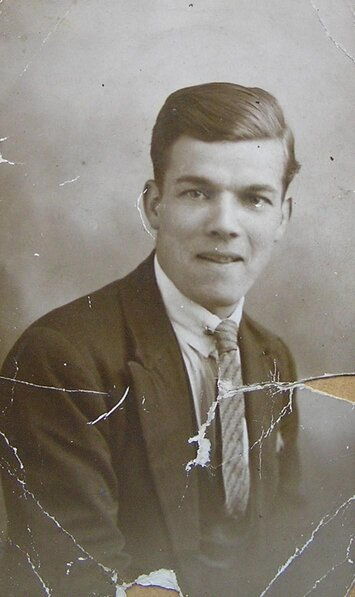
#> input picture source/test3.jpg, 355 x 597 px
$ python test3.py
#> lines starting #> are read from the running program, lines starting #| are printed output that depends on the picture; after the words box and inside, x2 and y2 are one past the last pixel; in counts of white or black regions, pixels touching at a corner belong together
import cv2
import numpy as np
from matplotlib import pyplot as plt


images= cv2.imread('source/test3.jpg')
#> images is the input picture: shape (597, 355, 3); mean B, G, R 121.1, 130.7, 136.6
img= cv2.fastNlMeansDenoisingColored(images,None,5,10,7,21)


# [11 lines of commented-out code are left out]

while True:
    hsv = cv2.cvtColor(img,cv2.COLOR_BGR2HSV)
#> hsv: shape (597, 355, 3); mean H, S, V 19.4, 40.6, 136.7

    # [10 lines of commented-out code are left out]
    lower = np.array([0,0,0])
    upper = np.array([179,255,59])
    # print(h_min,h_max,s_min,s_max,v_min,v_max)
    mask = cv2.inRange(hsv, lower, upper)
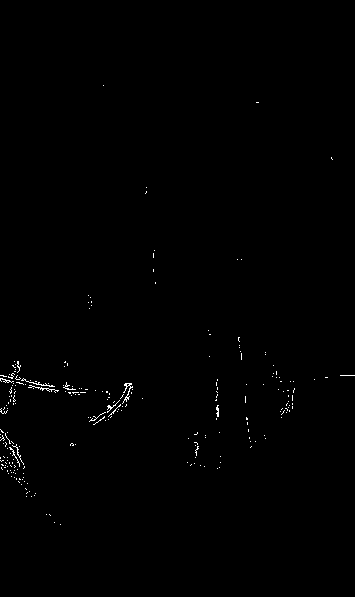
#> mask: shape (597, 355); 0.44% white in thin lines or dots, all inside (x1, y1, x2, y2) = (0, 85, 355, 525)
    # [6 lines of commented-out code are left out]
    imggray = cv2.cvtColor(img,cv2.COLOR_BGR2GRAY)
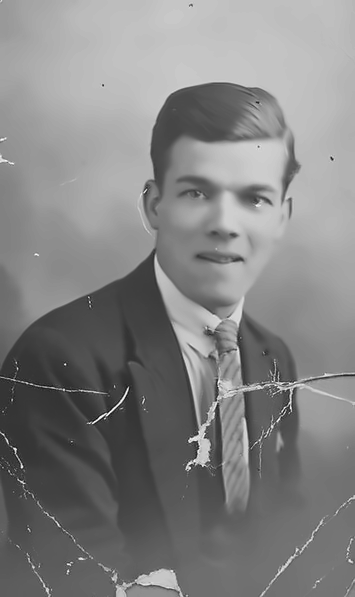
#> imggray: shape (597, 355); min 5, max 253, mean 131.1
    ret, thresh1 = cv2.threshold(mask, 100, 255, cv2.THRESH_BINARY)
    imgblur = cv2.GaussianBlur(mask,(7,7),1)
    imgcanny = cv2.Canny(imgblur,100,250)
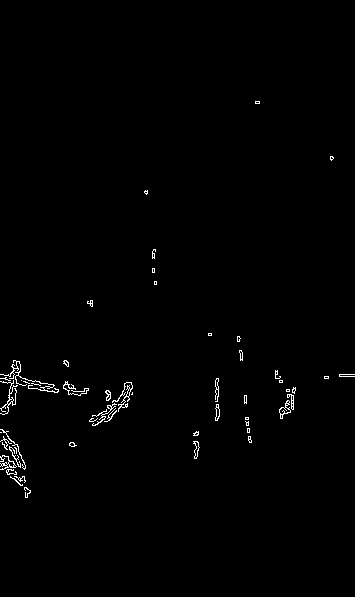
#> imgcanny: shape (597, 355); 0.84% white in thin lines or dots, all inside (x1, y1, x2, y2) = (0, 101, 355, 498)
    kernel = np.ones((5, 5), np.uint8)
    dilate = cv2.dilate(imgcanny, kernel,iterations=3)
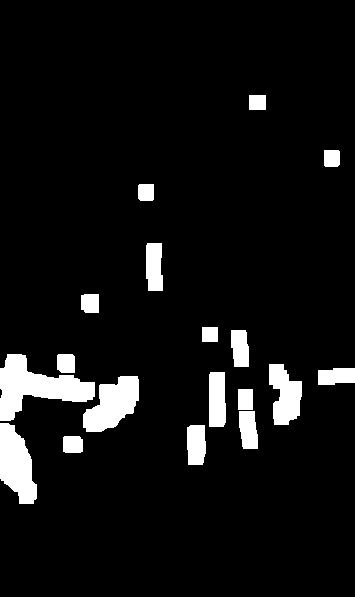
#> dilate: shape (597, 355); 7% white; 18 white regions, largest, box (x1, y1, x2, y2) and area: (0, 354, 95, 421) 3035, (0, 423, 37, 504) 2020, (83, 376, 139, 432) 1983
    inpaint = cv2.inpaint(img,dilate,3,cv2.INPAINT_TELEA)
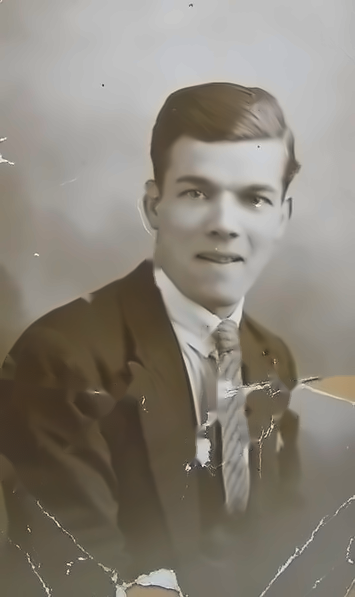
#> inpaint: shape (597, 355, 3); mean B, G, R 120.4, 130.5, 136.6
    # cv2.imshow("frame", img)
    # cv2.imshow("frame", imggray)
    # cv2.imshow("mask", mask)


    plt.subplot(121)
    plt.imshow(images)
    plt.title('Original Image')
    plt.xticks([]), plt.yticks([])

    plt.subplot(122)
    plt.imshow(inpaint)
    plt.title('Result')
    plt.xticks([]), plt.yticks([])
    plt.show()
#> figure, not shown here; B, G, R data is drawn as R, G, B
    ##----->> to exit press q
    if cv2.waitKey(1) & 0xFF ==ord('q'):
#> (key q is pressed here)
        break

$ run again, with source/test1.jpg copied over source/test3.jpg
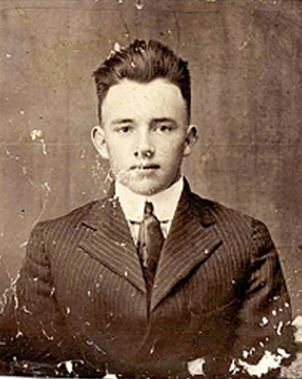
#> input picture source/test1.jpg, 302 x 379 px
#> images is the input picture: shape (379, 302, 3); mean B, G, R 79.9, 97.8, 123.7
#> hsv: shape (379, 302, 3); mean H, S, V 12.2, 108, 124
#> `mask = cv2.inRange(hsv, lower, upper)`:
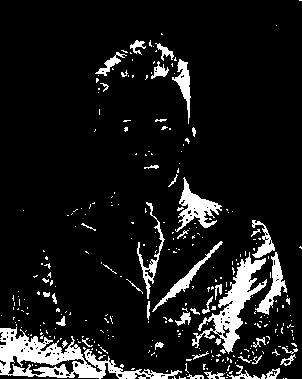
#> mask: shape (379, 302); 10.2% white; 308 white regions (262 under 20 px), largest, box (x1, y1, x2, y2) and area: (0, 327, 182, 379) 3271, (192, 252, 267, 354) 2070, (175, 177, 222, 232) 912
#> imgcanny: shape (379, 302); 6.5% white in thin lines or dots
#> dilate: shape (379, 302); 42.8% white; 8 white regions, largest, box (x1, y1, x2, y2) and area: (0, 144, 302, 379) 39158, (89, 26, 202, 153) 6815, (60, 196, 102, 238) 1253
#> `inpaint = cv2.inpaint(img,dilate,3,cv2.INPAINT_TELEA)`:
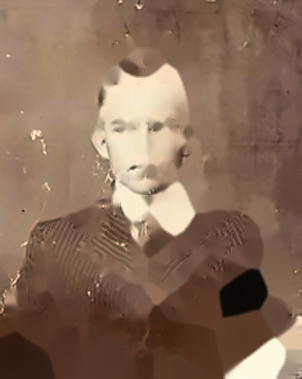
#> inpaint: shape (379, 302, 3); mean B, G, R 87.6, 107.2, 134.2

$ run again, with source/test2.jpg copied over source/test3.jpg
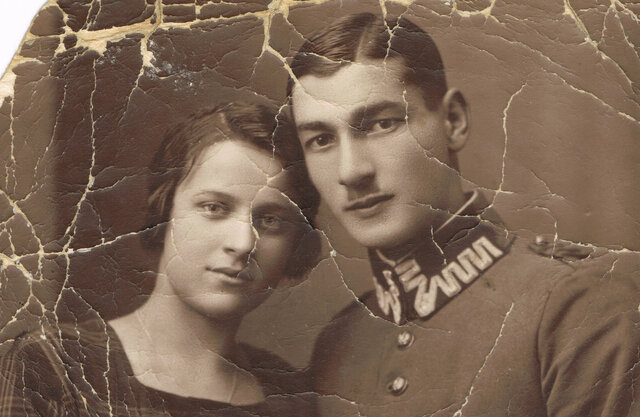
#> input picture source/test2.jpg, 640 x 417 px
#> images is the input picture: shape (417, 640, 3); mean B, G, R 83.8, 101, 123.4
#> hsv: shape (417, 640, 3); mean H, S, V 13.3, 86.1, 123.3
#> `mask = cv2.inRange(hsv, lower, upper)`:
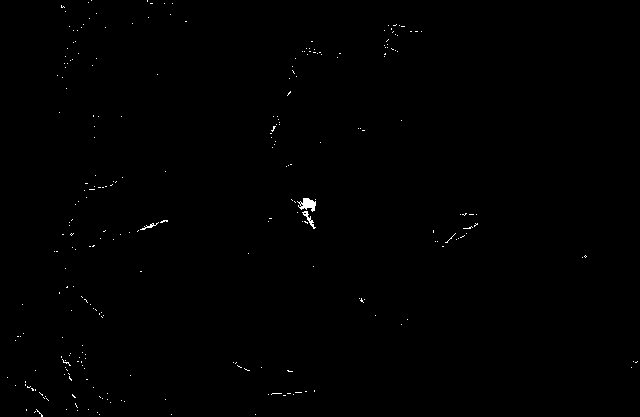
#> mask: shape (417, 640); 0.3% white in thin lines or dots
#> imgcanny: shape (417, 640); 0.58% white in thin lines or dots
#> `dilate = cv2.dilate(imgcanny, kernel,iterations=3)`:
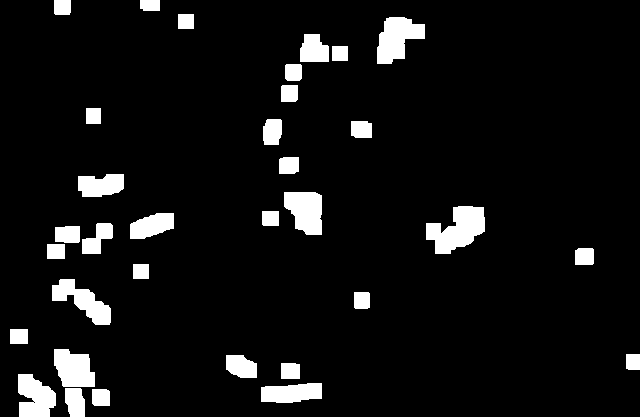
#> dilate: shape (417, 640); 7.1% white; 33 white regions, largest, box (x1, y1, x2, y2) and area: (426, 206, 485, 254) 1753, (377, 17, 425, 64) 1442, (284, 192, 322, 235) 1302

$ run again, with source/test4.jpg copied over source/test3.jpg
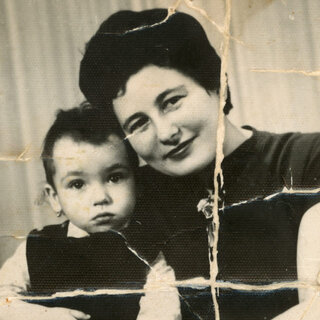
#> input picture source/test4.jpg, 320 x 320 px
#> images is the input picture: shape (320, 320, 3); mean B, G, R 100.5, 118.7, 125.5
#> hsv: shape (320, 320, 3); mean H, S, V 24, 61.4, 125
#> `mask = cv2.inRange(hsv, lower, upper)`:
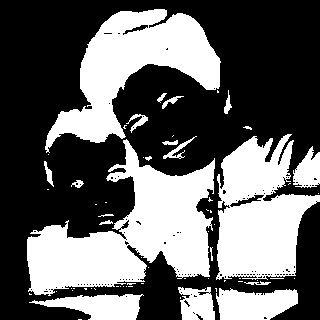
#> mask: shape (320, 320); 39.5% white; 64 white regions (43 under 20 px), largest, box (x1, y1, x2, y2) and area: (27, 139, 215, 296) 13968, (45, 9, 221, 153) 10250, (216, 134, 320, 280) 9694
#> imgcanny: shape (320, 320); 4.7% white in thin lines or dots, all inside (x1, y1, x2, y2) = (26, 8, 320, 320)
#> dilate: shape (320, 320); 43.8% white; 3 white regions, box (x1, y1, x2, y2) and area: (20, 2, 320, 320) 44084, (64, 174, 90, 194) 494, (159, 41, 175, 57) 255
#> `inpaint = cv2.inpaint(img,dilate,3,cv2.INPAINT_TELEA)`:
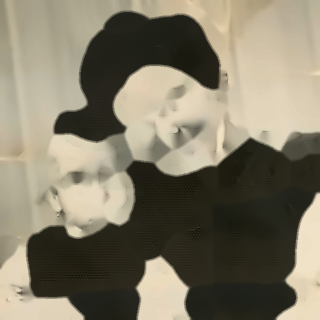
#> inpaint: shape (320, 320, 3); mean B, G, R 104, 122.9, 129.7
